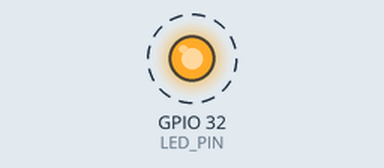
The sketch below on a simulated ESP32. Shown: output pins drawn as LEDs (lit = HIGH). Dashed ring = blinking. What the sketch prints to the serial monitor is not drawn.

Above: at 0.2 s.
Timing chart, 0 to 3.0 s (numbered marks = the images above):
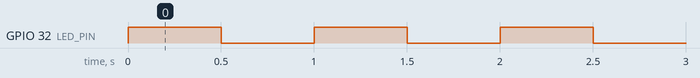

The sketch:

led_test.ino
```cpp
// LED test - blinks the alert LED on and off every 500ms.
// LED anode (+) through a 220ohm resistor to GPIO 32, cathode (-) to GND.

const int LED_PIN = 32;

void setup() {
  Serial.begin(115200);
  pinMode(LED_PIN, OUTPUT);
  Serial.println("LED blink test");
}

void loop() {
  digitalWrite(LED_PIN, HIGH);
  Serial.println("LED ON");
  delay(500);

  digitalWrite(LED_PIN, LOW);
  Serial.println("LED OFF");
  delay(500);
}
```

Measured:
- by itself, GPIO 32 (LED_PIN): alternates HIGH for 0.50 s and LOW for 0.50 s
